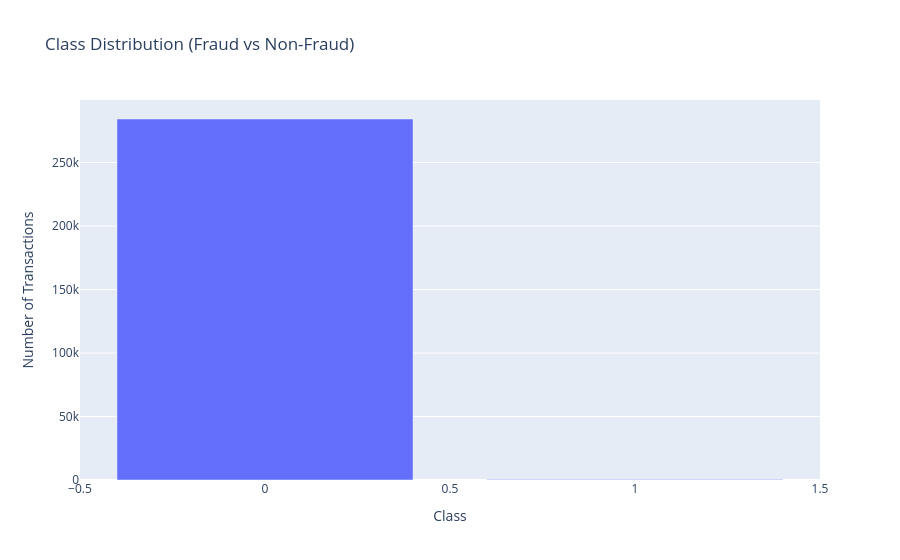

The notebook cell this image was saved under:
### Code cell
import plotly.express as px

fig = px.bar(
    x=class_counts.index,
    y=class_counts.values,
    labels={'x': 'Class', 'y': 'Number of Transactions'},
    title='Class Distribution (Fraud vs Non-Fraud)'
)

fig.show()

### Figure 1 — Plotly figure (JSON) as saved in the notebook; plotly's stock layout.template omitted (floating-point values rounded to 4 significant figures)
{"data": [{"hovertemplate": "Class=%{x}<br>Number of Transactions=%{y}<extra></extra>", "legendgroup": "", "marker": {"color": "#636efa", "pattern": {"shape": ""}}, "name": "", "orientation": "v", "showlegend": false, "textposition": "auto", "type": "bar", "x": [0, 1], "xaxis": "x", "y": [284315, 492], "yaxis": "y"}], "layout": {"barmode": "relative", "legend": {"tracegroupgap": 0}, "title": {"text": "Class Distribution (Fraud vs Non-Fraud)"}, "xaxis": {"anchor": "y", "domain": [0, 1], "title": {"text": "Class"}}, "yaxis": {"anchor": "x", "domain": [0, 1], "title": {"text": "Number of Transactions"}}}}
